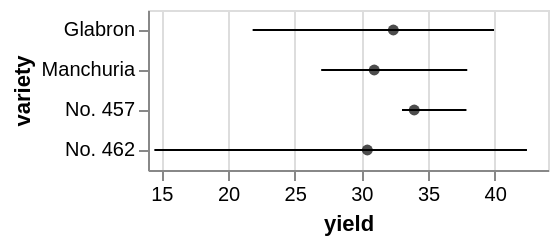

The Vega-Lite source for this figure:
### Vega specification from a JSON file in a GitHub repository (floating-point values rounded to 4 significant figures)
{"$schema": "https://vega.github.io/schema/vega/v5.json", "autosize": "pad", "padding": 5, "width": 200, "style": "cell", "data": [{"name": "source_0", "values": [{"yield_error": 7.552, "yield_error2": -10.55, "yield_center": 32.4, "variety": "Glabron"}, {"yield_error": 6.978, "yield_error2": -3.978, "yield_center": 30.97, "variety": "Manchuria"}, {"yield_error": 3.917, "yield_error2": -0.9167, "yield_center": 33.97, "variety": "No. 457"}, {"yield_error": 11.97, "yield_error2": -15.97, "yield_center": 30.45, "variety": "No. 462"}]}, {"name": "data_1", "source": "source_0", "transform": [{"type": "formula", "expr": "datum[\"yield_center\"] + datum[\"yield_error\"]", "as": "upper_yield_center"}, {"type": "formula", "expr": "datum[\"yield_center\"] + datum[\"yield_error2\"]", "as": "lower_yield_center"}, {"type": "filter", "expr": "datum[\"lower_yield_center\"] !== null && !isNaN(datum[\"lower_yield_center\"])"}]}, {"name": "data_2", "source": "source_0", "transform": [{"type": "filter", "expr": "datum[\"yield_center\"] !== null && !isNaN(datum[\"yield_center\"])"}]}], "signals": [{"name": "y_step", "value": 20}, {"name": "height", "update": "bandspace(domain('y').length, 0, 0) * y_step"}], "marks": [{"name": "layer_0_layer_0_marks", "type": "rule", "style": ["rule", "errorbar-rule"], "from": {"data": "data_1"}, "encode": {"update": {"stroke": {"value": "black"}, "tooltip": {"signal": "{\"yield_center\": format(datum[\"yield_center\"], \"\"), \"yield_center + yield_error\": format(datum[\"upper_yield_center\"], \"\"), \"yield_center + yield_error2\": format(datum[\"lower_yield_center\"], \"\"), \"variety\": ''+datum[\"variety\"]}"}, "x": [{"test": "datum[\"lower_yield_center\"] === null || isNaN(datum[\"lower_yield_center\"])", "value": 0}, {"scale": "x", "field": "lower_yield_center"}], "y": {"scale": "y", "field": "variety", "band": 0.5}, "x2": [{"test": "datum[\"upper_yield_center\"] === null || isNaN(datum[\"upper_yield_center\"])", "value": 0}, {"scale": "x", "field": "upper_yield_center"}]}}}, {"name": "layer_1_marks", "type": "symbol", "style": ["point"], "from": {"data": "data_2"}, "encode": {"update": {"opacity": {"value": 0.7}, "fill": {"value": "black"}, "tooltip": {"signal": "{\"yield_center\": format(datum[\"yield_center\"], \"\"), \"variety\": ''+datum[\"variety\"]}"}, "x": [{"test": "datum[\"yield_center\"] === null || isNaN(datum[\"yield_center\"])", "value": 0}, {"scale": "x", "field": "yield_center"}], "y": {"scale": "y", "field": "variety", "band": 0.5}}}}], "scales": [{"name": "x", "type": "linear", "domain": {"fields": [{"data": "data_1", "field": "lower_yield_center"}, {"data": "data_1", "field": "upper_yield_center"}, {"data": "data_2", "field": "yield_center"}]}, "range": [0, {"signal": "width"}], "zero": false, "nice": true}, {"name": "y", "type": "band", "domain": {"fields": [{"data": "data_1", "field": "variety"}, {"data": "data_2", "field": "variety"}], "sort": true}, "range": {"step": {"signal": "y_step"}}, "paddingInner": 0, "paddingOuter": 0}], "axes": [{"scale": "x", "orient": "bottom", "grid": false, "title": "yield", "labelFlush": true, "labelOverlap": true, "tickCount": {"signal": "ceil(width/40)"}, "zindex": 1}, {"scale": "x", "orient": "bottom", "gridScale": "y", "grid": true, "tickCount": {"signal": "ceil(width/40)"}, "domain": false, "labels": false, "maxExtent": 0, "minExtent": 0, "ticks": false, "zindex": 0}, {"scale": "y", "orient": "left", "grid": false, "title": "variety", "labelOverlap": true, "zindex": 1}]}
